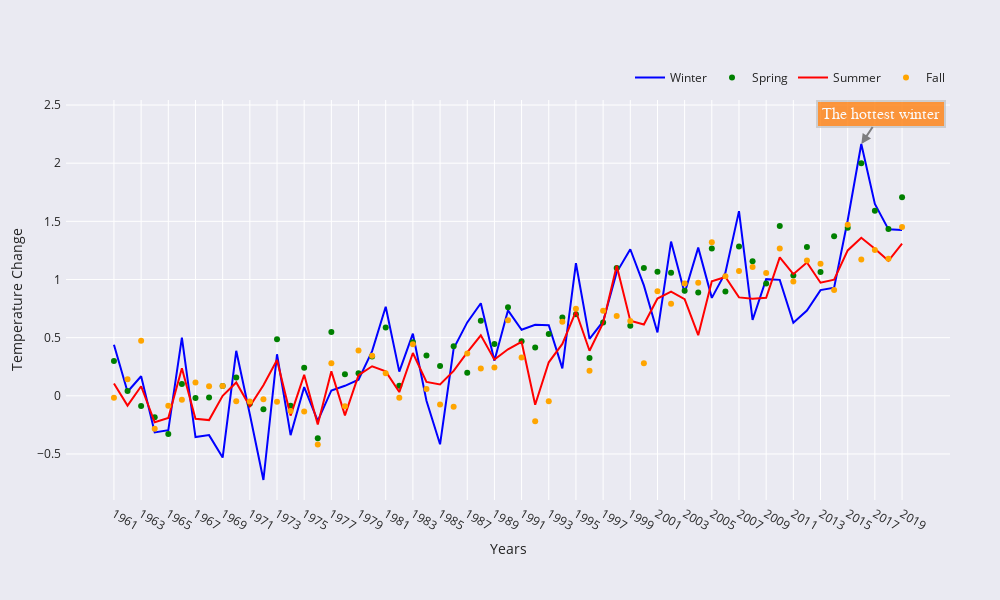

The code cell stored with this chart in its notebook:
### Code cell
df0 = df[df['Country Name'] == 'World']
df1 = df0[df0['Months'] == 'Winter']
df2 = df0[df0['Months'] == 'Spring']
df3 = df0[df0['Months'] == 'Summer']
df4 = df0[df0['Months'] == 'Fall']
import plotly.graph_objects as go

fig = go.Figure()
fig.add_trace(go.Scatter(x=df1['year'], y=df1.tem_change,
                    mode='lines',
                    name='Winter',
                    line_color='blue'))
fig.add_trace(go.Scatter(x=df2['year'], y=df2.tem_change,
                    mode='markers',
                    name='Spring',
                    marker_color='green'))
fig.add_trace(go.Scatter(x=df3['year'], y=df3.tem_change,
                    mode='lines',
                    name='Summer',
                    line_color='red'))
fig.add_trace(go.Scatter(x=df4['year'], y=df4.tem_change,
                    mode='markers',
                    name='Fall',
                    marker_color='orange'))

fig.add_annotation(x='55',y=2.165,
                   xref="x", yref="y",
            text="The hottest winter",
        showarrow=True,
        font=dict(
            family="Courier New, monospace",
            size=16,
            color="#ffffff"
            ),
        align="center",
        arrowhead=2,
        arrowsize=1,
        arrowwidth=2,
        arrowcolor="#636363",
        ax=20,
        ay=-30,
        bordercolor="#c7c7c7",
        borderwidth=2,
        borderpad=4,
        bgcolor="#ff7f0e",
        opacity=0.8
        )
fig.update_layout(
    autosize=False,
    width=1000,
    height=600,
    margin=dict(
        l=50,
        r=50,
        b=100,
        t=100,
        pad=4
    ),
    template='seaborn',
    paper_bgcolor="rgb(234, 234, 242)",
    legend=dict(
        orientation="h",
        yanchor="bottom",
        y=1.02,
        xanchor="right",
        x=1
))
fig.update_xaxes(type='category',title='Years')
fig.update_yaxes(title='Temperature Change')

fig.show()

### Figure 1 — Plotly figure (JSON) as saved in the notebook; plotly's stock layout.template omitted (floating-point values rounded to 4 significant figures)
{"data": [{"line": {"color": "blue"}, "mode": "lines", "name": "Winter", "type": "scatter", "x": ["1961", "1962", "1963", "1964", "1965", "1966", "1967", "1968", "1969", "1970", "1971", "1972", "1973", "1974", "1975", "1976", "1977", "1978", "1979", "1980", "1981", "1982", "1983", "1984", "1985", "1986", "1987", "1988", "1989", "1990", "1991", "1992", "1993", "1994", "1995", "1996", "1997", "1998", "1999", "2000", "2001", "2002", "2003", "2004", "2005", "2006", "2007", "2008", "2009", "2010", "2011", "2012", "2013", "2014", "2015", "2016", "2017", "2018", "2019"], "y": [0.439, 0.035, 0.168, -0.315, -0.296, 0.5, -0.355, -0.338, -0.531, 0.387, -0.159, -0.724, 0.357, -0.338, 0.075, -0.216, 0.046, 0.086, 0.139, 0.384, 0.765, 0.208, 0.534, -0.043, -0.417, 0.406, 0.631, 0.796, 0.302, 0.735, 0.568, 0.611, 0.606, 0.236, 1.14, 0.49, 0.639, 1.062, 1.26, 0.949, 0.545, 1.326, 0.884, 1.274, 0.842, 1.059, 1.588, 0.652, 1.003, 0.997, 0.628, 0.733, 0.909, 0.929, 1.509, 2.165, 1.649, 1.431, 1.426]}, {"marker": {"color": "green"}, "mode": "markers", "name": "Spring", "type": "scatter", "x": ["1961", "1962", "1963", "1964", "1965", "1966", "1967", "1968", "1969", "1970", "1971", "1972", "1973", "1974", "1975", "1976", "1977", "1978", "1979", "1980", "1981", "1982", "1983", "1984", "1985", "1986", "1987", "1988", "1989", "1990", "1991", "1992", "1993", "1994", "1995", "1996", "1997", "1998", "1999", "2000", "2001", "2002", "2003", "2004", "2005", "2006", "2007", "2008", "2009", "2010", "2011", "2012", "2013", "2014", "2015", "2016", "2017", "2018", "2019"], "y": [0.3, 0.041, -0.088, -0.184, -0.329, 0.102, -0.018, -0.015, 0.085, 0.158, -0.069, -0.115, 0.486, -0.086, 0.241, -0.364, 0.549, 0.186, 0.193, 0.337, 0.588, 0.087, 0.46, 0.346, 0.257, 0.426, 0.198, 0.646, 0.445, 0.761, 0.47, 0.416, 0.532, 0.673, 0.702, 0.325, 0.63, 1.099, 0.602, 1.098, 1.067, 1.058, 0.904, 0.888, 1.266, 0.897, 1.284, 1.157, 0.965, 1.46, 1.035, 1.28, 1.065, 1.372, 1.444, 1.999, 1.591, 1.435, 1.708]}, {"line": {"color": "red"}, "mode": "lines", "name": "Summer", "type": "scatter", "x": ["1961", "1962", "1963", "1964", "1965", "1966", "1967", "1968", "1969", "1970", "1971", "1972", "1973", "1974", "1975", "1976", "1977", "1978", "1979", "1980", "1981", "1982", "1983", "1984", "1985", "1986", "1987", "1988", "1989", "1990", "1991", "1992", "1993", "1994", "1995", "1996", "1997", "1998", "1999", "2000", "2001", "2002", "2003", "2004", "2005", "2006", "2007", "2008", "2009", "2010", "2011", "2012", "2013", "2014", "2015", "2016", "2017", "2018", "2019"], "y": [0.106, -0.084, 0.082, -0.228, -0.191, 0.236, -0.198, -0.209, 0, 0.115, -0.09, 0.09, 0.307, -0.17, 0.18, -0.246, 0.21, -0.168, 0.177, 0.254, 0.21, 0.032, 0.368, 0.119, 0.097, 0.214, 0.373, 0.52, 0.311, 0.4, 0.464, -0.077, 0.288, 0.446, 0.725, 0.387, 0.626, 1.119, 0.646, 0.613, 0.836, 0.896, 0.831, 0.521, 0.985, 1.021, 0.846, 0.835, 0.843, 1.19, 1.046, 1.146, 0.972, 0.998, 1.25, 1.359, 1.265, 1.161, 1.308]}, {"marker": {"color": "orange"}, "mode": "markers", "name": "Fall", "type": "scatter", "x": ["1961", "1962", "1963", "1964", "1965", "1966", "1967", "1968", "1969", "1970", "1971", "1972", "1973", "1974", "1975", "1976", "1977", "1978", "1979", "1980", "1981", "1982", "1983", "1984", "1985", "1986", "1987", "1988", "1989", "1990", "1991", "1992", "1993", "1994", "1995", "1996", "1997", "1998", "1999", "2000", "2001", "2002", "2003", "2004", "2005", "2006", "2007", "2008", "2009", "2010", "2011", "2012", "2013", "2014", "2015", "2016", "2017", "2018", "2019"], "y": [-0.016, 0.143, 0.473, -0.284, -0.086, -0.033, 0.114, 0.083, 0.085, -0.046, -0.049, -0.03, -0.052, -0.131, -0.136, -0.418, 0.28, -0.089, 0.39, 0.345, 0.193, -0.017, 0.444, 0.059, -0.074, -0.094, 0.364, 0.235, 0.244, 0.649, 0.33, -0.218, -0.046, 0.637, 0.749, 0.215, 0.732, 0.687, 0.644, 0.279, 0.898, 0.792, 0.965, 0.972, 1.32, 1.027, 1.074, 1.108, 1.055, 1.267, 0.983, 1.163, 1.136, 0.91, 1.471, 1.172, 1.254, 1.178, 1.451]}], "layout": {"annotations": [{"align": "center", "arrowcolor": "#636363", "arrowhead": 2, "arrowsize": 1, "arrowwidth": 2, "ax": 20, "ay": -30, "bgcolor": "#ff7f0e", "bordercolor": "#c7c7c7", "borderpad": 4, "borderwidth": 2, "font": {"color": "#ffffff", "family": "Courier New, monospace", "size": 16}, "opacity": 0.8, "showarrow": true, "text": "The hottest winter", "x": "55", "xref": "x", "y": 2.165, "yref": "y"}], "autosize": false, "height": 600, "legend": {"orientation": "h", "x": 1, "xanchor": "right", "y": 1.02, "yanchor": "bottom"}, "margin": {"b": 100, "l": 50, "pad": 4, "r": 50, "t": 100}, "paper_bgcolor": "rgb(234, 234, 242)", "width": 1000, "xaxis": {"title": {"text": "Years"}, "type": "category"}, "yaxis": {"title": {"text": "Temperature Change"}}}}
